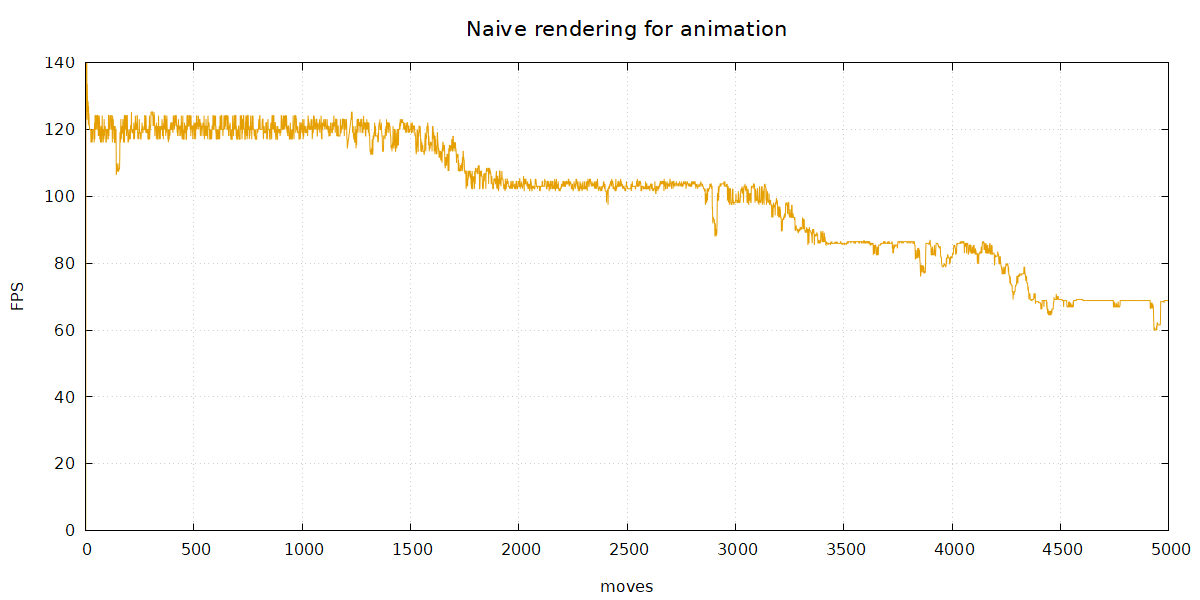

Here is the gnuplot script that generated this plot:
reset
#------------------------------------------------------------------------------
set datafile separator ";"
#------------------------------------------------------------------------------
set term pngcairo size 1200,600 enhanced
set output "fps_0.png"
#------------------------------------------------------------------------------
unset key
set grid

set title "Naive rendering for animation" font ",16"
set ylabel "FPS"
set xlabel "moves" offset 0,-0.5

plot "fps_0.csv" using 1:2 with lines ls 4
